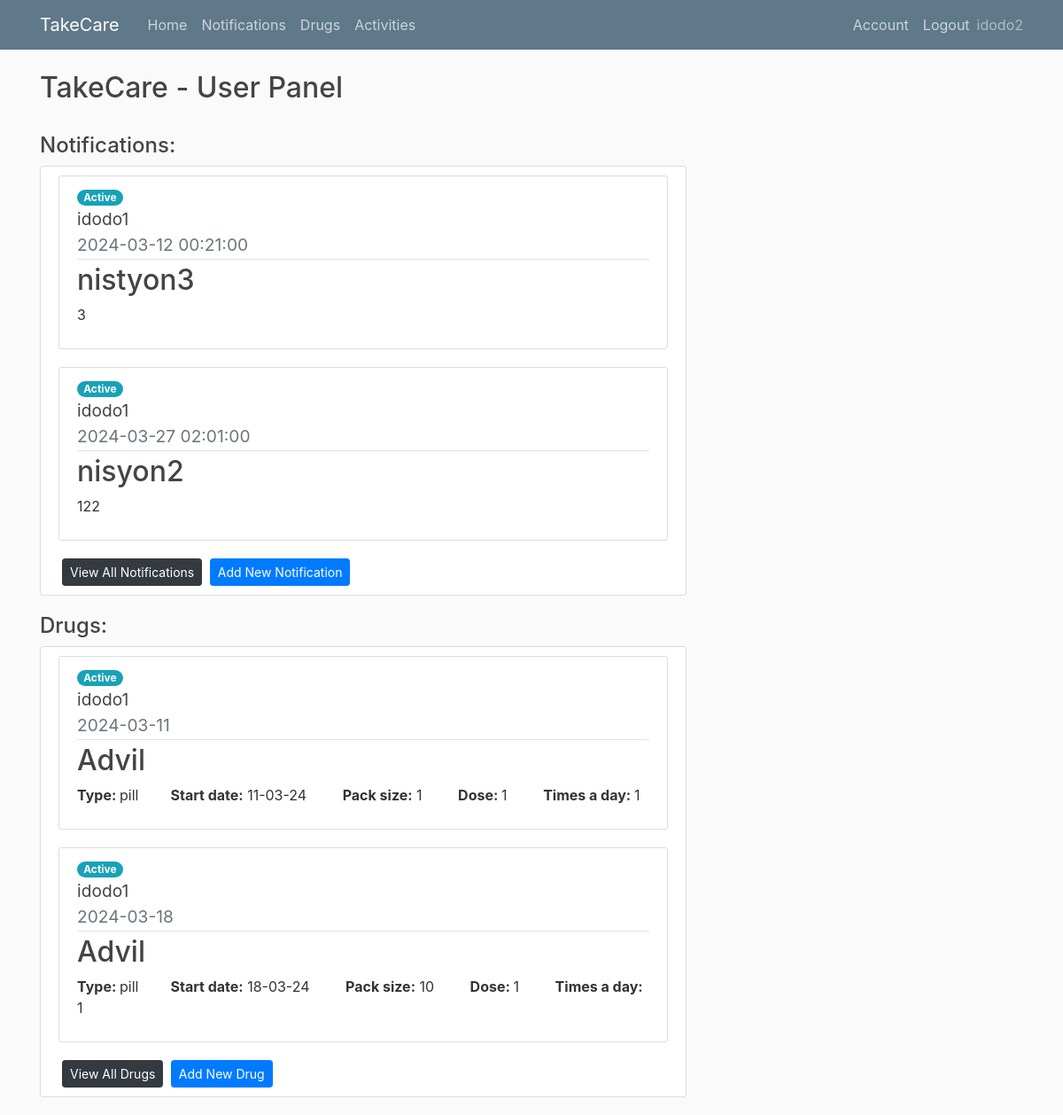
The app's page /home (signed in), older data.
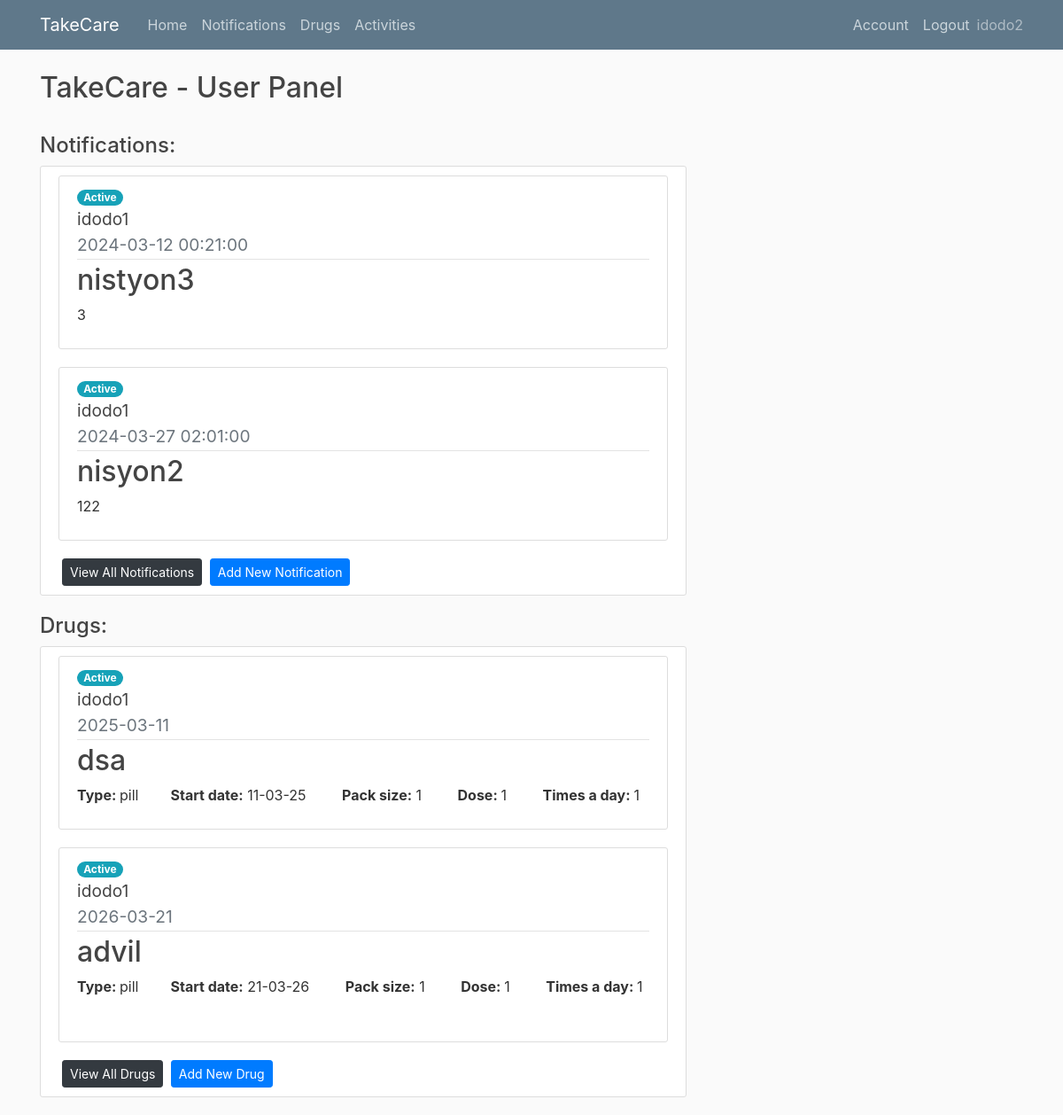
The same page, newer data.
### app/models.py (models this page shows, shortened)
class Notification(db.Model):
    id = db.Column(db.Integer, primary_key=True)
    title = db.Column(db.String(150),nullable=False)
    content = db.Column(db.Text,nullable=False)
    date = db.Column(db.Date,nullable=False)
    time = db.Column(db.Time,nullable=False)
    took = db.Column(db.Boolean, nullable=False)
    user_id = db.Column(db.Integer, db.ForeignKey('user.id'), nullable=False)
    elderly_user_id = db.Column(db.Integer, db.ForeignKey('elderlyuser.id'), nullable=False)

class Elderlyuser(db.Model, UserMixin):
    id = db.Column(db.Integer, primary_key=True)
    username = db.Column(db.String(20), unique=True,nullable=False)
    password= db.Column(db.String(60),nullable=False)
    user_id = db.Column(db.Integer, db.ForeignKey('user.id'), nullable=False)

class Drug(db.Model):
    id = db.Column(db.Integer, primary_key=True)
    name = db.Column(db.String(150),nullable=False)
    type = db.Column(db.Text,nullable=False)
    dose = db.Column(db.Integer,nullable=False)
    timesaday = db.Column(db.Integer,nullable=False)
    taketime= db.Column(db.Time, nullable=False)
    gap = db.Column(db.Integer, nullable=False)
    packsize = db.Column(db.Integer,nullable=False)
    daystotake = db.Column(db.Integer,nullable=False)
    startdate = db.Column(db.Date,nullable=False)
    finish = db.Column(db.Boolean, nullable=False)
    user_id = db.Column(db.Integer, db.ForeignKey('user.id'), nullable=False)
    elderly_user_id = db.Column(db.Integer, db.ForeignKey('elderlyuser.id'), nullable=False)
    drugschedules = db.relationship("DrugSchedule", cascade="all, delete")
    warnings = db.Column(db.String)

### app/routes.py (the view)
@app.route("/")
@app.route("/home")
@login_required
def home():
    notifications = Notification.query.filter_by(user_id=current_user.id).order_by(Notification.date.asc()).order_by(Notification.time.asc())
    drugs = Drug.query.filter_by(user_id=current_user.id).order_by(Drug.startdate.asc())
    eldelys = Elderlyuser.query.filter_by(user_id=current_user.id)
    eldelys_dict = {i.id: i.username for i in eldelys}
    return render_template("home.html",notifications=notifications ,drugs=drugs,eldelys_dict=eldelys_dict)

### app/models.py (called while the page is built)
@login_manager.user_loader
def load_user(user_id):
    return User.query.get(int(user_id))

### app/templates/home.html
{% extends "layout.html" %}
{% block content %}
  <h2> TakeCare - User Panel </h2>
  <br>
  <h4>Notifications:</h4>
  <div class="content-section">
    {% if notifications.count() == 0  %}
        <h5>No notifications found</h5>
    {% else %}
      {% set counter = namespace(count=0) %}
      {% for notification in notifications %}
        {% if not notification.took %}
          {% set counter.count = counter.count + 1 %}
            {% if counter.count <=2 %}
              <article class="media content-section">
                <div class="media-body">
                       <span class="badge badge-pill badge-info">Active</span>
                       <div class="article-title">
                            <big>{{ eldelys_dict[notification.elderly_user_id] }}</big>
                        </div>
                  <div class="article-metadata">
                    <big class="text-muted">{{ notification.date.strftime('%Y-%m-%d') }}    {{ notification.time }} </big>
                  </div>
                  <h2>{{ notification.title }}</h2>
                  <p class="article-content">{{ notification.content }}</p>
                </div>
              </article>
            {% endif %}
        {% endif %}
      {% endfor %}
    {% endif %}
    <a class="btn btn-dark btn-sm ml-1" href="{{url_for('notification')}}"> View All Notifications</a>
    <a class="btn btn-primary btn-sm ml-1" href="{{url_for('add_notification')}}"> Add New Notification</a>
  </div>
  <h4>Drugs:</h4>
  <div class="content-section">
    {% if drugs.count() == 0  %}
        <h5>No drugs found</h5>
    {% else %}
      {% set counter = namespace(count=0) %}
      {% for drug in drugs %}
        {% if not drug.finish %}
          {% set counter.count = counter.count + 1 %}
            {% if counter.count <=2 %}
              <article class="media content-section">
                <div class="media-body">
                        <span class="badge badge-pill badge-info">Active</span>
                        <div class="article-title">
                            <big>{{ eldelys_dict[drug.elderly_user_id] }}</big>
                        </div>
                  <div class="article-metadata">
                    <big class="text-muted">{{ drug.startdate.strftime('%Y-%m-%d') }} </big>
                  </div>
                  <h2>{{ drug.name }}</h2>
                    <p>
                      <strong>Type: </strong> {{ drug.type }}&nbsp; &nbsp; &nbsp; &nbsp;
                      <strong>Start date:</strong> {{ drug.startdate.strftime('%d-%m-%y') }} &nbsp; &nbsp; &nbsp; &nbsp;
                      <strong>Pack size:</strong> {{ drug.packsize }} &nbsp; &nbsp; &nbsp; &nbsp;
                      <strong> Dose: </strong>{{ drug.dose }} &nbsp; &nbsp; &nbsp; &nbsp;
                      <strong>Times a day: </strong>{{ drug.timesaday }} &nbsp;
                    </p>
                </div>
              </article>
            {% endif %}
        {% endif %}
      {% endfor %}
    {% endif %}
    <a class="btn btn-dark btn-sm ml-1" href="{{url_for('drugs')}}"> View All Drugs</a>
    <a class="btn btn-primary btn-sm ml-1" href="{{url_for('add_drug')}}"> Add New Drug</a>
  </div>
{% endblock content %}

Row changes from the older to the newer data that the page shows:
removed Drug: {{ eldelys_dict[drug.elderly_user_id] }} "idodo1", startdate "2024-03-11", name "Advil", type "pill", startdate "11-03-24", packsize "1", dose "1", timesaday "1"
removed Drug: {{ eldelys_dict[drug.elderly_user_id] }} "idodo1", startdate "2024-03-18", name "Advil", type "pill", startdate "18-03-24", packsize "10", dose "1", timesaday "1"
added Drug: {{ eldelys_dict[drug.elderly_user_id] }} "idodo1", startdate "2025-03-11", name "dsa", type "pill", startdate "11-03-25", packsize "1", dose "1", timesaday "1"
added Drug: {{ eldelys_dict[drug.elderly_user_id] }} "idodo1", startdate "2026-03-21", name "advil", type "pill", startdate "21-03-26", packsize "1", dose "1", timesaday "1"
